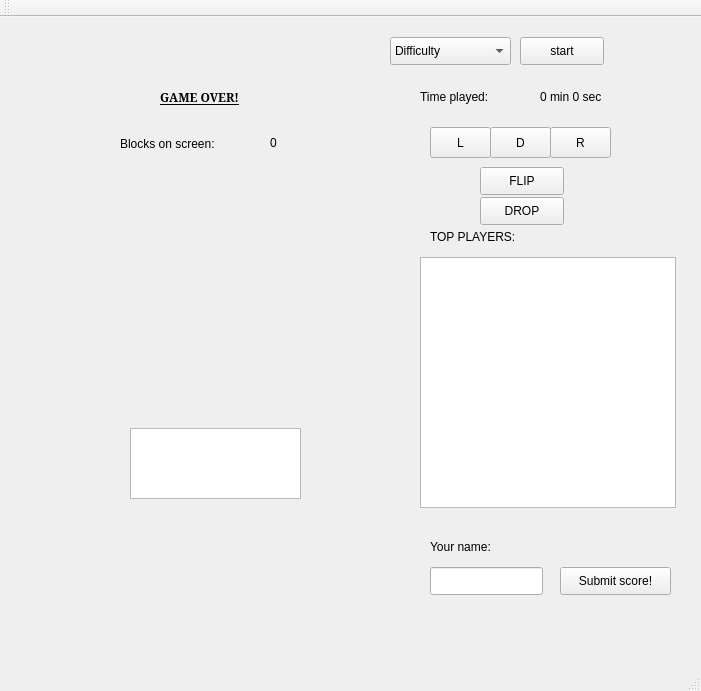
<?xml version="1.0" encoding="UTF-8"?>
<ui version="4.0">
 <class>MainWindow</class>
 <widget class="QMainWindow" name="MainWindow">
  <property name="geometry">
   <rect>
    <x>0</x>
    <y>0</y>
    <width>701</width>
    <height>691</height>
   </rect>
  </property>
  <property name="windowTitle">
   <string>MainWindow</string>
  </property>
  <widget class="QWidget" name="centralWidget">
   <widget class="QGraphicsView" name="graphicsView">
    <property name="geometry">
     <rect>
      <x>130</x>
      <y>411</y>
      <width>171</width>
      <height>71</height>
     </rect>
    </property>
   </widget>
   <widget class="QPushButton" name="downPushButton">
    <property name="geometry">
     <rect>
      <x>490</x>
      <y>110</y>
      <width>61</width>
      <height>31</height>
     </rect>
    </property>
    <property name="text">
     <string>D</string>
    </property>
    <property name="autoRepeat">
     <bool>false</bool>
    </property>
    <property name="autoRepeatDelay">
     <number>0</number>
    </property>
    <property name="autoRepeatInterval">
     <number>200</number>
    </property>
   </widget>
   <widget class="QPushButton" name="leftPushButton">
    <property name="geometry">
     <rect>
      <x>430</x>
      <y>110</y>
      <width>61</width>
      <height>31</height>
     </rect>
    </property>
    <property name="text">
     <string>L</string>
    </property>
   </widget>
   <widget class="QPushButton" name="rightPushButton">
    <property name="geometry">
     <rect>
      <x>550</x>
      <y>110</y>
      <width>61</width>
      <height>31</height>
     </rect>
    </property>
    <property name="text">
     <string>R</string>
    </property>
   </widget>
   <widget class="QPushButton" name="startPushButton">
    <property name="geometry">
     <rect>
      <x>520</x>
      <y>20</y>
      <width>84</width>
      <height>28</height>
     </rect>
    </property>
    <property name="text">
     <string>start</string>
    </property>
   </widget>
   <widget class="QLabel" name="gameoverLabel">
    <property name="geometry">
     <rect>
      <x>160</x>
      <y>60</y>
      <width>121</width>
      <height>41</height>
     </rect>
    </property>
    <property name="font">
     <font>
      <family>Serif</family>
      <weight>75</weight>
      <bold>true</bold>
      <underline>true</underline>
     </font>
    </property>
    <property name="text">
     <string>GAME OVER!</string>
    </property>
   </widget>
   <widget class="QLabel" name="blockstextLabel">
    <property name="geometry">
     <rect>
      <x>120</x>
      <y>111</y>
      <width>141</width>
      <height>31</height>
     </rect>
    </property>
    <property name="text">
     <string>Blocks on screen:</string>
    </property>
   </widget>
   <widget class="QLabel" name="blocksnumberLabel">
    <property name="geometry">
     <rect>
      <x>270</x>
      <y>110</y>
      <width>31</width>
      <height>31</height>
     </rect>
    </property>
    <property name="text">
     <string>0</string>
    </property>
   </widget>
   <widget class="QLabel" name="hiscoreLabel">
    <property name="geometry">
     <rect>
      <x>430</x>
      <y>210</y>
      <width>101</width>
      <height>20</height>
     </rect>
    </property>
    <property name="text">
     <string>TOP PLAYERS:</string>
    </property>
   </widget>
   <widget class="QTextBrowser" name="hiscoreTextBrowser">
    <property name="geometry">
     <rect>
      <x>420</x>
      <y>240</y>
      <width>256</width>
      <height>251</height>
     </rect>
    </property>
   </widget>
   <widget class="QLabel" name="yournameLabel">
    <property name="geometry">
     <rect>
      <x>430</x>
      <y>520</y>
      <width>81</width>
      <height>20</height>
     </rect>
    </property>
    <property name="text">
     <string>Your name:</string>
    </property>
   </widget>
   <widget class="QLineEdit" name="playernameLineEdit">
    <property name="geometry">
     <rect>
      <x>430</x>
      <y>550</y>
      <width>113</width>
      <height>28</height>
     </rect>
    </property>
   </widget>
   <widget class="QPushButton" name="submitscorePushButton">
    <property name="geometry">
     <rect>
      <x>560</x>
      <y>550</y>
      <width>111</width>
      <height>28</height>
     </rect>
    </property>
    <property name="text">
     <string>Submit score!</string>
    </property>
   </widget>
   <widget class="QLabel" name="timeplayedLabel">
    <property name="geometry">
     <rect>
      <x>420</x>
      <y>70</y>
      <width>111</width>
      <height>20</height>
     </rect>
    </property>
    <property name="text">
     <string>Time played: </string>
    </property>
   </widget>
   <widget class="QLabel" name="timeLabel">
    <property name="geometry">
     <rect>
      <x>540</x>
      <y>70</y>
      <width>171</width>
      <height>20</height>
     </rect>
    </property>
    <property name="text">
     <string>0 min 0 sec</string>
    </property>
   </widget>
   <widget class="QComboBox" name="comboBox">
    <property name="geometry">
     <rect>
      <x>390</x>
      <y>20</y>
      <width>121</width>
      <height>28</height>
     </rect>
    </property>
    <item>
     <property name="text">
      <string notr="true">Difficulty</string>
     </property>
    </item>
    <item>
     <property name="text">
      <string>1 (Easy)</string>
     </property>
    </item>
    <item>
     <property name="text">
      <string>2 (Normal)</string>
     </property>
    </item>
    <item>
     <property name="text">
      <string>3 (Hard)</string>
     </property>
    </item>
    <item>
     <property name="text">
      <string>4 (Insane)</string>
     </property>
    </item>
   </widget>
   <widget class="QPushButton" name="dropPushButton">
    <property name="geometry">
     <rect>
      <x>480</x>
      <y>180</y>
      <width>84</width>
      <height>28</height>
     </rect>
    </property>
    <property name="text">
     <string>DROP</string>
    </property>
   </widget>
   <widget class="QPushButton" name="flipPushButton">
    <property name="geometry">
     <rect>
      <x>480</x>
      <y>150</y>
      <width>84</width>
      <height>28</height>
     </rect>
    </property>
    <property name="text">
     <string>FLIP</string>
    </property>
   </widget>
  </widget>
  <widget class="QMenuBar" name="menuBar">
   <property name="geometry">
    <rect>
     <x>0</x>
     <y>0</y>
     <width>701</width>
     <height>22</height>
    </rect>
   </property>
  </widget>
  <widget class="QToolBar" name="mainToolBar">
   <attribute name="toolBarArea">
    <enum>TopToolBarArea</enum>
   </attribute>
   <attribute name="toolBarBreak">
    <bool>false</bool>
   </attribute>
  </widget>
  <widget class="QStatusBar" name="statusBar"/>
 </widget>
 <layoutdefault spacing="6" margin="11"/>
 <resources/>
 <connections/>
</ui>
